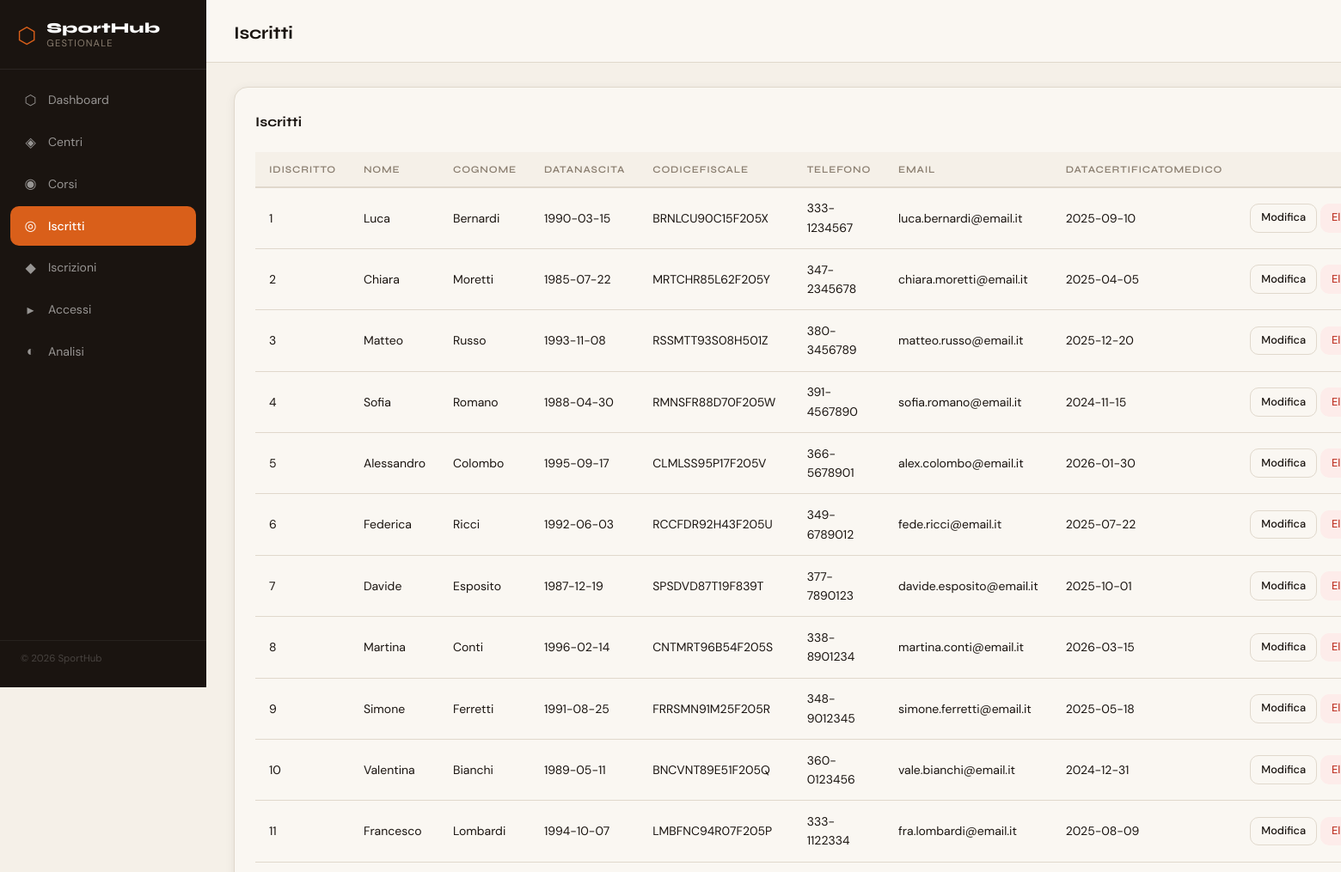
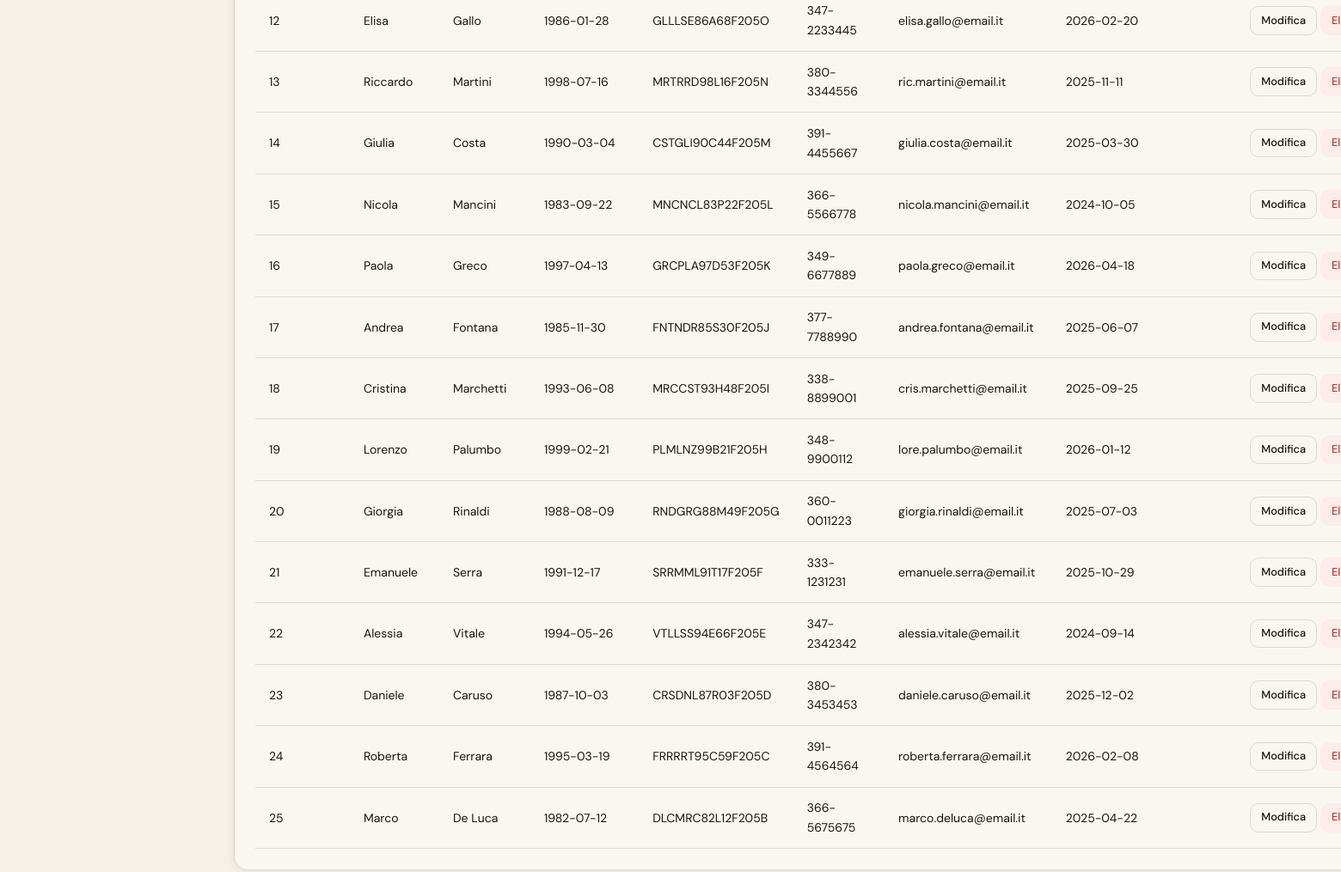
/iscritti.php, run on the app's committed database (2 pictures, top to bottom).
### tables this page shows
CREATE TABLE ISCRITTI (
  idIscritto              INT AUTO_INCREMENT PRIMARY KEY,
  nome                    VARCHAR(60)  NOT NULL,
  cognome                 VARCHAR(60)  NOT NULL,
  dataNascita             DATE         NOT NULL,
  codiceFiscale           CHAR(16)     NOT NULL UNIQUE,
  telefono                VARCHAR(20)  NOT NULL,
  email                   VARCHAR(100) NOT NULL,
  dataCertificatoMedico   DATE         NOT NULL
);

### iscritti.php (the view, shortened to what this page needs)
<?php
require_once __DIR__ . '/config.php';
include __DIR__ . '/header.php';
function tableExists(PDO $pdo, string $table): bool {
  try {
    $res = $pdo->query("SHOW TABLES LIKE '" . str_replace('`','',$table) . "'")->fetchAll();
    return count($res) > 0;
  } catch (PDOException $e) {
    return false;
  }
}
function findIdColumn(PDO $pdo, string $table): ?string {
  try {
    $cols = $pdo->query("SHOW COLUMNS FROM `" . str_replace('`','',$table) . "`")->fetchAll(PDO::FETCH_COLUMN,0);
    $candidates = ['id','idIscritto','id_iscritto','iscritto_id','iscrittoid'];
    foreach ($candidates as $c) if (in_array($c, $cols, true)) return $c;
    return $cols[0] ?? null;
  } catch (Exception $e) {
    return null;
  }
}
$rows = [];
if (tableExists($pdo, 'iscritti')) {
  try {
    $order = '';
    $stmt = $pdo->query("SELECT * FROM `iscritti`" . $order . " LIMIT 500");
    $rows = $stmt->fetchAll();
  } catch (PDOException $e) {
    $rows = [];
  }
} else {
  $rows = null;
}
?>
<section class="card">
    <div class="card-header">
      <div class="card-title">Iscritti</div>
    </div>
  <div class="table-wrap">
    <?php if ($rows === null): ?>
      <div class="alert alert-info">La tabella <code>iscritti</code> non esiste nel database.
        <div style="margin-top:.6rem">
          <a href="migrate_create_core_tables.php" class="btn btn-primary btn-sm">Crea tabelle core e dati di esempio</a>
        </div>
      </div>
    <?php elseif (empty($rows)): ?>
      <div class="alert alert-info">Nessun iscritto trovato (tabella <code>iscritti</code> vuota).</div>
    <?php else: ?>
      <table>
        <thead>
          <tr>
            <?php foreach (array_keys($rows[0]) as $col): ?>
              <th><?= htmlspecialchars($col) ?></th>
            <?php endforeach; ?>
            <th></th>
          </tr>
        </thead>
        <tbody>
          <?php
            $idCol = findIdColumn($pdo, 'iscritti');
            foreach ($rows as $r): ?>
          <tr>
            <?php foreach ($r as $val): ?>
              <td><?= htmlspecialchars((string)$val) ?></td>
            <?php endforeach; ?>
            <td>
              <?php $idVal = $idCol && isset($r[$idCol]) ? $r[$idCol] : '';?>
              <a class="btn btn-outline btn-sm" href="iscritti_edit.php?id=<?= urlencode($idVal) ?>">Modifica</a>
              <a class="btn btn-danger btn-sm" href="iscritti_delete.php?id=<?= urlencode($idVal) ?>">Elimina</a>
            </td>
          </tr>
          <?php endforeach; ?>
        </tbody>
      </table>
    <?php endif; ?>
  </div>
</section>
<?php include __DIR__ . '/footer.php';

### style.css (style rules this page uses)
*, *::before, *::after { box-sizing: border-box; margin: 0; padding: 0; }
:root { --cream: #f5f0e8; --paper: #faf7f2; --ink: #1a1410; --ink-mid: #4a4038; --ink-soft: #8a7e70; --orange: #d95f1a; --orange-lt:#f5813e; --orange-bg:#fef0e6; --green: #2d6a4f; --green-lt: #52b788; --green-bg: #e9f5ed; --red: #c0392b; --red-bg: #fdecea; --amber: #d97706; --amber-bg: #fef3c7; --border: #e0d8cc; --shadow: 0 2px 12px rgba(26,20,16,.07); --shadow-md:0 6px 28px rgba(26,20,16,.10); --sidebar-w:240px; --radius: 10px; --radius-lg:16px; }
html, body { height: 100%; }
body { font-family: 'DM Sans', system-ui, sans-serif; background: var(--cream); color: var(--ink); font-size: 15px; line-height: 1.6; display: flex; }
.card { background: var(--paper); border: 1px solid var(--border); border-radius: var(--radius-lg); padding: 1.5rem; box-shadow: var(--shadow); }
.card-header { display: flex; align-items: center; justify-content: space-between; margin-bottom: 1.25rem; }
.card-title { font-family: 'Syne', sans-serif; font-weight: 700; font-size: 1rem; color: var(--ink); }
.table-wrap { overflow-x: auto; }
table { width: 100%; border-collapse: collapse; font-size: .875rem; }
thead th { text-align: left; padding: .65rem 1rem; font-family: 'Syne', sans-serif; font-weight: 600; font-size: .72rem; text-transform: uppercase; letter-spacing: .07em; color: var(--ink-soft); background: var(--cream); border-bottom: 2px solid var(--border); white-space: nowrap; }
tbody tr { border-bottom: 1px solid var(--border); transition: background .12s; }
tbody td { padding: .8rem 1rem; color: var(--ink); vertical-align: middle; }
tbody td:last-child { white-space: nowrap; }
.btn { display: inline-flex; align-items: center; gap: .4rem; padding: .55rem 1.1rem; border-radius: var(--radius); font-family: 'DM Sans', sans-serif; font-size: .875rem; font-weight: 500; cursor: pointer; border: none; text-decoration: none; transition: all .16s ease; white-space: nowrap; }
.btn-outline { background: transparent; color: var(--ink); border: 1.5px solid var(--border); }
.btn-danger { background: var(--red-bg); color: var(--red); border: 1.5px solid transparent; }
.btn-sm { padding: .35rem .75rem; font-size: .8rem; }

### data on the page
iscritti: idIscritto "1", nome "Luca", cognome "Bernardi", dataNascita "1990-03-15", codiceFiscale "BRNLCU90C15F205X", telefono "333-1234567", email "luca.bernardi@email.it", dataCertificatoMedico "2025-09-10"
iscritti: idIscritto "2", nome "Chiara", cognome "Moretti", dataNascita "1985-07-22", codiceFiscale "MRTCHR85L62F205Y", telefono "347-2345678", email "chiara.moretti@email.it", dataCertificatoMedico "2025-04-05"
iscritti: idIscritto "3", nome "Matteo", cognome "Russo", dataNascita "1993-11-08", codiceFiscale "RSSMTT93S08H501Z", telefono "380-3456789", email "matteo.russo@email.it", dataCertificatoMedico "2025-12-20"
iscritti: idIscritto "4", nome "Sofia", cognome "Romano", dataNascita "1988-04-30", codiceFiscale "RMNSFR88D70F205W", telefono "391-4567890", email "sofia.romano@email.it", dataCertificatoMedico "2024-11-15"
iscritti: idIscritto "5", nome "Alessandro", cognome "Colombo", dataNascita "1995-09-17", codiceFiscale "CLMLSS95P17F205V", telefono "366-5678901", email "alex.colombo@email.it", dataCertificatoMedico "2026-01-30"
iscritti: idIscritto "6", nome "Federica", cognome "Ricci", dataNascita "1992-06-03", codiceFiscale "RCCFDR92H43F205U", telefono "349-6789012", email "fede.ricci@email.it", dataCertificatoMedico "2025-07-22"
iscritti: idIscritto "7", nome "Davide", cognome "Esposito", dataNascita "1987-12-19", codiceFiscale "SPSDVD87T19F839T", telefono "377-7890123", email "davide.esposito@email.it", dataCertificatoMedico "2025-10-01"
iscritti: idIscritto "8", nome "Martina", cognome "Conti", dataNascita "1996-02-14", codiceFiscale "CNTMRT96B54F205S", telefono "338-8901234", email "martina.conti@email.it", dataCertificatoMedico "2026-03-15"
iscritti: idIscritto "9", nome "Simone", cognome "Ferretti", dataNascita "1991-08-25", codiceFiscale "FRRSMN91M25F205R", telefono "348-9012345", email "simone.ferretti@email.it", dataCertificatoMedico "2025-05-18"
iscritti: idIscritto "10", nome "Valentina", cognome "Bianchi", dataNascita "1989-05-11", codiceFiscale "BNCVNT89E51F205Q", telefono "360-0123456", email "vale.bianchi@email.it", dataCertificatoMedico "2024-12-31"
iscritti: idIscritto "11", nome "Francesco", cognome "Lombardi", dataNascita "1994-10-07", codiceFiscale "LMBFNC94R07F205P", telefono "333-1122334", email "fra.lombardi@email.it", dataCertificatoMedico "2025-08-09"
iscritti: idIscritto "12", nome "Elisa", cognome "Gallo", dataNascita "1986-01-28", codiceFiscale "GLLLSE86A68F205O", telefono "347-2233445", email "elisa.gallo@email.it", dataCertificatoMedico "2026-02-20"
iscritti: idIscritto "13", nome "Riccardo", cognome "Martini", dataNascita "1998-07-16", codiceFiscale "MRTRRD98L16F205N", telefono "380-3344556", email "ric.martini@email.it", dataCertificatoMedico "2025-11-11"
iscritti: idIscritto "14", nome "Giulia", cognome "Costa", dataNascita "1990-03-04", codiceFiscale "CSTGLI90C44F205M", telefono "391-4455667", email "giulia.costa@email.it", dataCertificatoMedico "2025-03-30"
iscritti: idIscritto "15", nome "Nicola", cognome "Mancini", dataNascita "1983-09-22", codiceFiscale "MNCNCL83P22F205L", telefono "366-5566778", email "nicola.mancini@email.it", dataCertificatoMedico "2024-10-05"
iscritti: idIscritto "16", nome "Paola", cognome "Greco", dataNascita "1997-04-13", codiceFiscale "GRCPLA97D53F205K", telefono "349-6677889", email "paola.greco@email.it", dataCertificatoMedico "2026-04-18"
iscritti: idIscritto "17", nome "Andrea", cognome "Fontana", dataNascita "1985-11-30", codiceFiscale "FNTNDR85S30F205J", telefono "377-7788990", email "andrea.fontana@email.it", dataCertificatoMedico "2025-06-07"
iscritti: idIscritto "18", nome "Cristina", cognome "Marchetti", dataNascita "1993-06-08", codiceFiscale "MRCCST93H48F205I", telefono "338-8899001", email "cris.marchetti@email.it", dataCertificatoMedico "2025-09-25"
iscritti: idIscritto "19", nome "Lorenzo", cognome "Palumbo", dataNascita "1999-02-21", codiceFiscale "PLMLNZ99B21F205H", telefono "348-9900112", email "lore.palumbo@email.it", dataCertificatoMedico "2026-01-12"
iscritti: idIscritto "20", nome "Giorgia", cognome "Rinaldi", dataNascita "1988-08-09", codiceFiscale "RNDGRG88M49F205G", telefono "360-0011223", email "giorgia.rinaldi@email.it", dataCertificatoMedico "2025-07-03"
iscritti: idIscritto "21", nome "Emanuele", cognome "Serra", dataNascita "1991-12-17", codiceFiscale "SRRMML91T17F205F", telefono "333-1231231", email "emanuele.serra@email.it", dataCertificatoMedico "2025-10-29"
iscritti: idIscritto "22", nome "Alessia", cognome "Vitale", dataNascita "1994-05-26", codiceFiscale "VTLLSS94E66F205E", telefono "347-2342342", email "alessia.vitale@email.it", dataCertificatoMedico "2024-09-14"
iscritti: idIscritto "23", nome "Daniele", cognome "Caruso", dataNascita "1987-10-03", codiceFiscale "CRSDNL87R03F205D", telefono "380-3453453", email "daniele.caruso@email.it", dataCertificatoMedico "2025-12-02"
iscritti: idIscritto "24", nome "Roberta", cognome "Ferrara", dataNascita "1995-03-19", codiceFiscale "FRRRRT95C59F205C", telefono "391-4564564", email "roberta.ferrara@email.it", dataCertificatoMedico "2026-02-08"
iscritti: idIscritto "25", nome "Marco", cognome "De Luca", dataNascita "1982-07-12", codiceFiscale "DLCMRC82L12F205B", telefono "366-5675675", email "marco.deluca@email.it", dataCertificatoMedico "2025-04-22"

### other printed values
$item['icon'] "⬡"
$item['label'] "Dashboard"
$item['icon'] "◈"
$item['label'] "Centri"
$item['icon'] "◉"
$item['label'] "Corsi"
$item['icon'] "◎"
$item['label'] "Iscritti"
$item['icon'] "◆"
$item['label'] "Iscrizioni"
$item['icon'] "▸"
$item['label'] "Accessi"
$item['icon'] "◐"
$item['label'] "Analisi"
$pageTitle "Iscritti"
